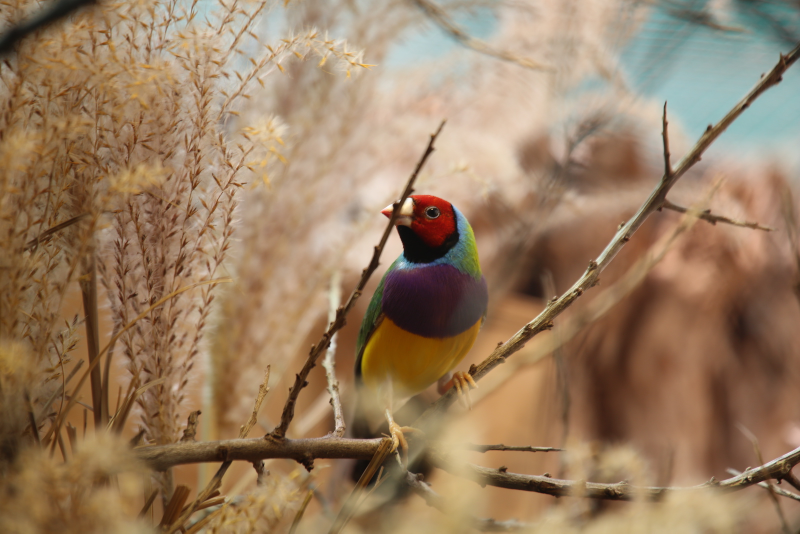
#> input picture Photos/Birdie.jpg, 1600 x 1067 px (shown at 1/2 size)
$ python -i ecc.py   (imports and definitions only)
#> lines starting #> are read from the running program, lines starting #| are printed output that depends on the picture
# -*- coding: utf-8 -*-
# Author : HuangPiao
# Email  : huangpiao2985@163.com
# Date   : 3/11/2019

from __future__ import division
import numpy as np
import cv2


def ECC(src, dst, warp_mode = cv2.MOTION_EUCLIDEAN, eps = 1e-5,
        max_iter = 100, scale = None, align = False):
    """Compute the warp matrix from src to dst.

    Parameters
    ----------
    src : ndarray
        An NxM matrix of source img(BGR or Gray), it must be the same format as dst.
    dst : ndarray
        An NxM matrix of target img(BGR or Gray).
    warp_mode: flags of opencv
        translation: cv2.MOTION_TRANSLATION
        rotated and shifted: cv2.MOTION_EUCLIDEAN
        affine(shift,rotated,shear): cv2.MOTION_AFFINE
        homography(3d): cv2.MOTION_HOMOGRAPHY
    eps: float
        the threshold of the increment in the correlation coefficient between two iterations
    max_iter: int
        the number of iterations.
    scale: float or [int, int]
        scale_ratio: float
        scale_size: [W, H]
    align: bool
        whether to warp affine or perspective transforms to the source image

    Returns
    -------
    warp matrix : ndarray
        Returns the warp matrix from src to dst.
        if motion model is homography, the warp matrix will be 3x3, otherwise 2x3
    src_aligned: ndarray
        aligned source image of gray
    """
    assert src.shape == dst.shape, "the source image must be the same format to the target image!"

    # BGR2GRAY
    if src.ndim == 3:
        # Convert images to grayscale
        src = cv2.cvtColor(src, cv2.COLOR_BGR2GRAY)
        dst = cv2.cvtColor(dst, cv2.COLOR_BGR2GRAY)

    # make the imgs smaller to speed up
    if scale is not None:
        if isinstance(scale, float) or isinstance(scale, int):
            if scale != 1:
                src_r = cv2.resize(src, (0, 0), fx = scale, fy = scale,interpolation =  cv2.INTER_LINEAR)
                dst_r = cv2.resize(dst, (0, 0), fx = scale, fy = scale,interpolation =  cv2.INTER_LINEAR)
                scale = [scale, scale]
            else:
                src_r, dst_r = src, dst
                scale = None
        else:
            if scale[0] != src.shape[1] and scale[1] != src.shape[0]:
                src_r = cv2.resize(src, (scale[0], scale[1]), interpolation = cv2.INTER_LINEAR)
                dst_r = cv2.resize(dst, (scale[0], scale[1]), interpolation=cv2.INTER_LINEAR)
                scale = [scale[0] / src.shape[1], scale[1] / src.shape[0]]
            else:
                src_r, dst_r = src, dst
                scale = None
    else:
        src_r, dst_r = src, dst

    # Define 2x3 or 3x3 matrices and initialize the matrix to identity
    if warp_mode == cv2.MOTION_HOMOGRAPHY :
        warp_matrix = np.eye(3, 3, dtype=np.float32)
    else :
        warp_matrix = np.eye(2, 3, dtype=np.float32)

    # Define termination criteria
    criteria = (cv2.TERM_CRITERIA_EPS | cv2.TERM_CRITERIA_COUNT, max_iter, eps)

    # Run the ECC algorithm. The results are stored in warp_matrix.
    (cc, warp_matrix) = cv2.findTransformECC (src_r, dst_r, warp_matrix, warp_mode, criteria, None, 1)

    if scale is not None:
        warp_matrix[0, 2] = warp_matrix[0, 2] / scale[0]
        warp_matrix[1, 2] = warp_matrix[1, 2] / scale[1]

    if align:
        sz = src.shape
        if warp_mode == cv2.MOTION_HOMOGRAPHY :
            # Use warpPerspective for Homography
            src_aligned = cv2.warpPerspective(src, warp_matrix, (sz[1],sz[0]), flags=cv2.INTER_LINEAR)
        else :
            # Use warpAffine for Translation, Euclidean and Affine
            src_aligned = cv2.warpAffine(src, warp_matrix, (sz[1],sz[0]), flags=cv2.INTER_LINEAR);
        return warp_matrix, src_aligned
    else:
        return warp_matrix, None

def AffinePoints(points, warp_matrix, scale = None):
    """Compute the warp matrix from src to dst.

    Parameters
    ----------
    points : array like
        An Nx2 matrix of N points
    warp_matrix : ndarray
        An 2x3 or 3x3 matrix of warp_matrix.
    scale: float or [int, int]
        scale_ratio: float
        scale_x,scale_y: [float, float]
        scale = (image size of ECC) / (image size now)
        if the scale is not None, which means the transition factor in warp matrix must be multiplied

    Returns
    -------
    warped points : ndarray
        Returns an Nx2 matrix of N aligned points
    """
    points = np.asarray(points)
    if points.ndim == 1:
        points = points[np.newaxis, :]
    assert points.shape[1] == 2, 'points need (x,y) coordinate'

    if scale is not None:
        if isinstance(scale, float) or isinstance(scale, int):
            scale = [scale, scale]
        warp_matrix[0, 2] = warp_matrix[0, 2] / scale[0]
        warp_matrix[1, 2] = warp_matrix[1, 2] / scale[1]

    v = np.ones((points.shape[0], 1))
    points = np.c_[points, v] # [x, y] -> [x, y, 1], Nx3

    aligned_points = warp_matrix @ points.T
    aligned_points = aligned_points[:2, :].T

    return aligned_points.astype(int)

>>> import cv2
>>> picture = cv2.imread('../Photos/Birdie.jpg', cv2.IMREAD_GRAYSCALE)
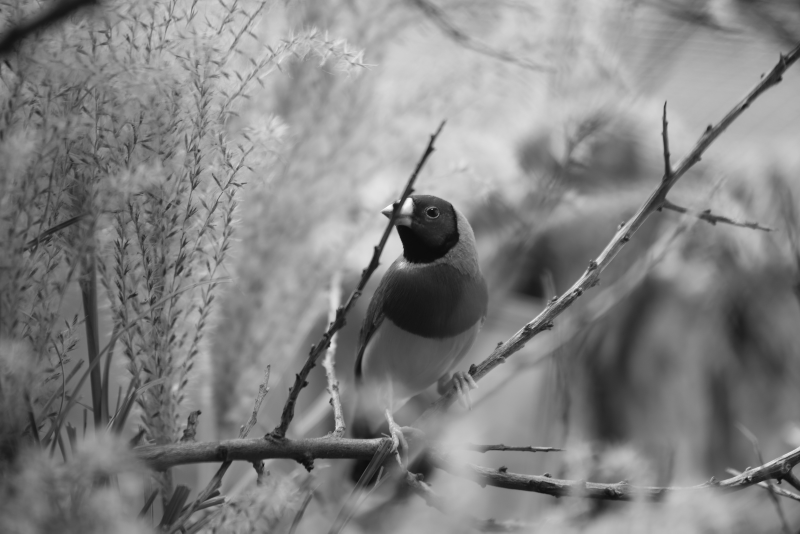
#> picture: shape (1067, 1600) (shown at 1/2 size); min 0, max 255, mean 130.3
>>> result = ECC(picture, 'out.png')
#> (the run stopped early here; a loop or call above may not have finished)

$ run again, on Photos/Frog.jpg
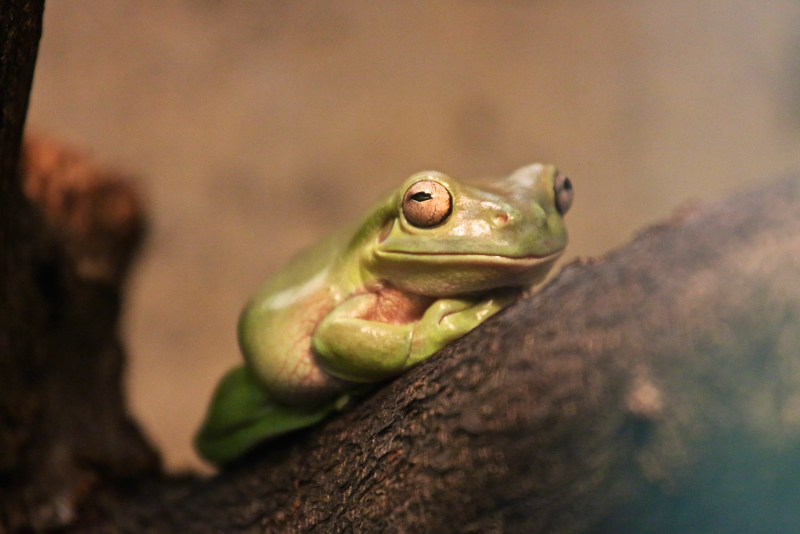
#> input picture Photos/Frog.jpg, 1600 x 1067 px (shown at 1/2 size)
#> `picture = cv2.imread('../Photos/Birdie.jpg', cv2.IMREAD_GRAYSCALE)`:
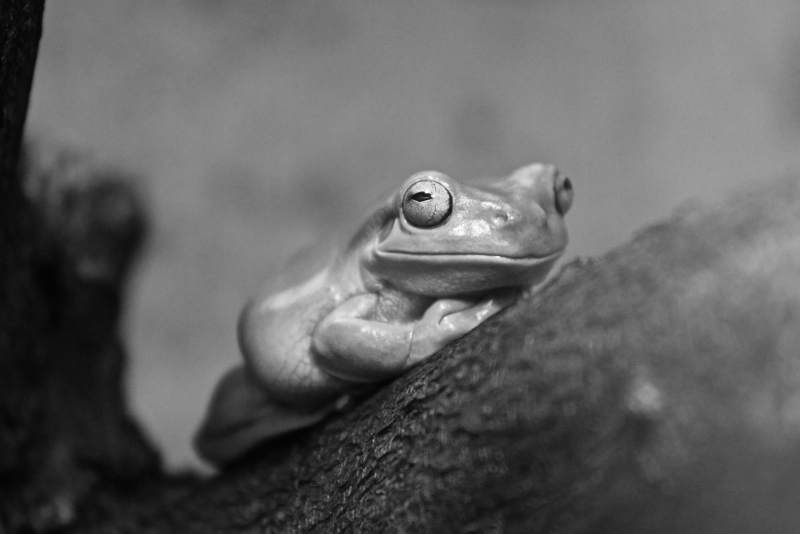
#> picture: shape (1067, 1600) (shown at 1/2 size); min 0, max 255, mean 97.9
